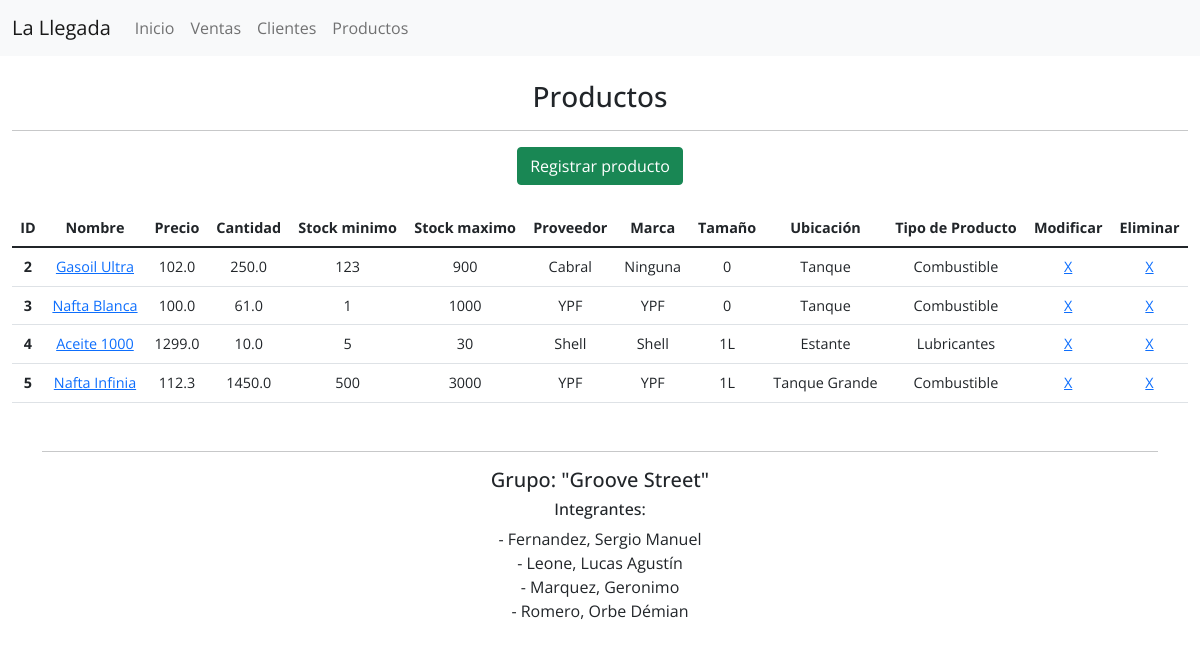
The app's page /productos/productos/ with its own data.
### productos/models.py (models this page shows, shortened)
class Product(LlegadaModel):
    nombre = models.CharField(max_length=100)
    precio = models.FloatField()
    cantidad = models.FloatField(validators=[MinValueValidator(0.0)])
    stock_minimo = models.IntegerField()
    stock_maximo = models.IntegerField()
    proveedor = models.CharField(max_length=100,)
    marca = models.CharField(max_length=100,)
    tamaño = models.CharField(blank=True, max_length=100)
    ubicacion = models.CharField(blank=True, max_length=150)
    tipo_producto = models.ForeignKey(
        KindOfProduct,
        on_delete=models.SET_NULL,
        null=True,
        blank=True
    )
    class Meta:
        verbose_name = 'Producto'
        verbose_name_plural = 'Productos'

class KindOfProduct(LlegadaModel):
    nombre = models.CharField(max_length=100,)
    descripcion = models.TextField(blank=True)
    def __str__(self):
        return self.nombre
    class Meta:
        verbose_name = 'Tipo de producto'
        verbose_name_plural = 'Tipos de productos'

### productos/views.py (the view)
class ProductsListView(ListView):
    template_name = 'productos/list_products.html'
    context_object_name = 'productos'
    model = Product

### templates/productos/list_products.html (shortened to what this page needs)
{% extends 'base.html' %}
{% block body %}
    <div id="productos" class="container-fluid">
        <div class="title text-center mt-4">
            <h3>Productos</h3>
            <hr>
            <div class="btn btn-success">
                <a href="{% url 'productos:create' %}" class="mt-4">Registrar producto</a>
            </div>
        </div>
        <table class="table mt-4">
            <thead>
                <tr class="text-center">
                    <th scope="col">ID</th>
                    <th scope="col">Nombre</th>
                    <th scope="col">Precio</th>
                    <th scope="col">Cantidad</th>
                    <th scope="col">Stock minimo</th>
                    <th scope="col">Stock maximo</th>
                    <th scope="col">Proveedor</th>
                    <th scope="col">Marca</th>
                    <th scope="col">Tamaño</th>
                    <th scope="col">Ubicación</th>
                    <th scope="col">Tipo de Producto</th>
                    <th scope="col">Modificar</th>
                    <th scope="col">Eliminar</th>
                </tr>
            </thead>
            <tbody>
                {% for producto in productos %}
                    <tr class="text-center">
                        <th scope="row">{{ producto.pk }}</th>
                        <td><a href="{% url 'productos:list_producto' producto.pk %}">{{ producto.nombre }}</a></td>
                        <td>{{ producto.precio }}</td>
                        <td>{{ producto.cantidad }}</td>
                        <td>{{ producto.stock_minimo }}</td>
                        <td>{{ producto.stock_maximo }}</td>
                        <td>{{ producto.proveedor }}</td>
                        <td>{{ producto.marca }}</td>
                        <td>{{ producto.tamaño }}</td>
                        <td>{{ producto.ubicacion }}</td>
                        <td>{{ producto.tipo_producto }}</td>
                        <td><a href="{% url 'productos:update' producto.pk %}">X</a></td>
                        <td><a href="{% url 'productos:delete' producto.pk %}">X</a></td>
                    </tr>
                {% endfor %}
            </tbody>
        </table>
    </div>
{% endblock body %}

### static/css/main.css (style rules this page uses)
* { margin: 0; padding: 0; font-family: 'Open Sans', sans-serif; }
.title a { color: black; text-decoration: none; }
.btn-success a { color: white !important; }
@media screen and (max-width: 1400px) { table { font-size: 90%; } }

### records on screen
Product: pk "2", nombre "Gasoil Ultra", precio "102.0", cantidad "250.0", stock_minimo "123", stock_maximo "900", proveedor "Cabral", marca "Ninguna", tamaño "0", ubicacion "Tanque", tipo_producto "Combustible"
Product: pk "3", nombre "Nafta Blanca", precio "100.0", cantidad "61.0", stock_minimo "1", stock_maximo "1000", proveedor "YPF", marca "YPF", tamaño "0", ubicacion "Tanque", tipo_producto "Combustible"
Product: pk "4", nombre "Aceite 1000", precio "1299.0", cantidad "10.0", stock_minimo "5", stock_maximo "30", proveedor "Shell", marca "Shell", tamaño "1L", ubicacion "Estante", tipo_producto "Lubricantes"
Product: pk "5", nombre "Nafta Infinia", precio "112.3", cantidad "1450.0", stock_minimo "500", stock_maximo "3000", proveedor "YPF", marca "YPF", tamaño "1L", ubicacion "Tanque Grande", tipo_producto "Combustible"
